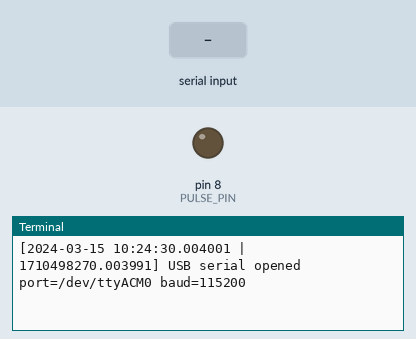
Bench run of a program on a simulated Raspberry Pi (header pin numbers), started with the arguments Hello Hello. Parts: output pins drawn as LEDs (lit = HIGH), the last lines printed to the terminal. The inputs (shaded band) are chosen by the test bench. The clock reads 2024-03-15 10:24:30 at power-on unless the program sets it; files the program writes start out absent; the camera gives no picture and a still takes 0.5 s; threads take turns every 2 ms.

Above: at 1.2 s.
1.3 s: "READY\n" received over the second serial link
At 2.5 s:
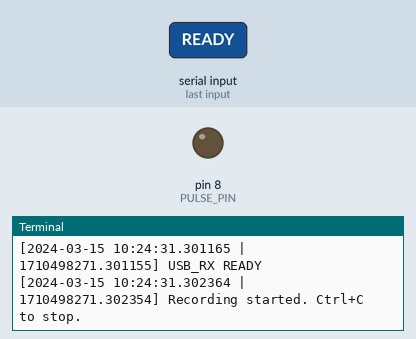
2.8 s: "1\n" received over the second serial link
At 3.7 s:
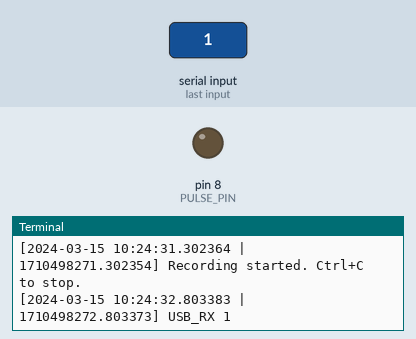

The program:

camera_rec.py
```python
#!/usr/bin/env python
# -*- coding: utf-8 -*-

"""
Python 2.7 (Raspberry Pi):
- Record H.264 video with PiCamera
- Emit TTL pulse on ONE GPIO pin (BOARD 8) once per completed camera frame
- Print to terminal:
    * when GPIO goes HIGH
    * when GPIO goes LOW
    * when a USB serial line is received from Arduino

Usage:
    python record_cam_terminal.py <animal_id> <session_id>

Output video:
    YYYYMMDD_HHMMSS_<animal_id>_<session_id>.h264
"""

import datetime
import io
import sys
import time
import threading

import picamera
import RPi.GPIO as GPIO

# requires pyserial on the Pi: sudo pip install pyserial
import serial


# ----------------------------
# Configuration
# ----------------------------
GPIO_MODE = GPIO.BOARD
PULSE_PIN = 8
PULSE_LEN_S = 0.005

RESOLUTION = (640, 480)
FRAMERATE = 30

SERIAL_PORT = "/dev/ttyACM0"   # adjust if needed: /dev/ttyACM1 or /dev/ttyUSB0
SERIAL_BAUD = 115200

RECORD_MAX_S = 24 * 60 * 60


# ----------------------------
# Utilities
# ----------------------------
def ts():
    """
    Timestamp string for terminal logs.
    Python 2.7 doesn't have time_ns/monotonic_ns, so we use:
      - wall clock seconds with micro-ish precision as float
      - plus a human-readable datetime
    """
    t = time.time()
    # Keep both: ISO-like and epoch seconds
    return "%s | %.6f" % (datetime.datetime.now().strftime("%Y-%m-%d %H:%M:%S.%f"), t)


_print_lock = threading.Lock()

def log(msg):
    with _print_lock:
        sys.stdout.write("[%s] %s\n" % (ts(), msg))
        sys.stdout.flush()


# ----------------------------
# GPIO
# ----------------------------
def setup_gpio(pin):
    GPIO.setwarnings(False)
    GPIO.setmode(GPIO_MODE)
    GPIO.setup(pin, GPIO.OUT, initial=GPIO.LOW)


def pulse(pulse_len_s=PULSE_LEN_S, pin=PULSE_PIN):
    """
    Emit TTL pulse and print exact transition moments to terminal.
    """
    GPIO.output(pin, GPIO.HIGH)
    log("GPIO_HIGH pin=%s" % str(pin))

    time.sleep(pulse_len_s)

    GPIO.output(pin, GPIO.LOW)
    log("GPIO_LOW  pin=%s" % str(pin))


# ----------------------------
# USB Serial reader (Arduino -> Pi)
# ----------------------------
class SerialReader(object):
    def __init__(self, port, baud):
        self.port = port
        self.baud = baud
        self.stop_evt = threading.Event()
        self.thread = threading.Thread(target=self._run)
        self.thread.daemon = True
        self.ser = None

    def start(self):
        self.ser = serial.Serial(self.port, self.baud, timeout=0.2)
        log("USB serial opened port=%s baud=%s" % (self.port, str(self.baud)))

        # Optional: read a bit at startup so you see READY lines
        t0 = time.time()
        while time.time() - t0 < 2.0:
            line = self._readline()
            if line:
                log("USB_RX %s" % line)
                if line.startswith("READY"):
                    break

        self.thread.start()

    def _readline(self):
        try:
            raw = self.ser.readline()
            if not raw:
                return ""
            # strip \r\n and make safe printable
            return raw.decode("utf-8", "ignore").strip()
        except Exception:
            return ""

    def _run(self):
        while not self.stop_evt.is_set():
            line = self._readline()
            if line:
                log("USB_RX %s" % line)

    def close(self):
        self.stop_evt.set()
        try:
            self.thread.join(1.0)
        except Exception:
            pass
        try:
            if self.ser:
                self.ser.close()
        except Exception:
            pass
        log("USB serial closed")


# ----------------------------
# PiCamera output wrapper: pulse per completed frame
# ----------------------------
class PulseOnFrameComplete(io.RawIOBase):
    def __init__(self, camera, filename):
        self.camera = camera
        self.video_output = io.open(filename, "wb")

    def write(self, buf):
        n = self.video_output.write(buf)

        # When frame completes, emit pulse in a thread so write() isn't blocked
        if self.camera.frame.complete:
            t = threading.Thread(target=pulse)
            t.daemon = True
            t.start()

        return n

    def close(self):
        try:
            if not self.video_output.closed:
                self.video_output.close()
        finally:
            io.RawIOBase.close(self)


# ----------------------------
# Main
# ----------------------------
def main():
    if len(sys.argv) < 3:
        sys.stdout.write("Error: You need to provide animal and session IDs\n")
        sys.stdout.write("Usage: python record_cam_terminal.py <animal_id> <session_id>\n")
        return 1

    animal_id = sys.argv[1]
    session_id = sys.argv[2]

    base = datetime.datetime.now().strftime("%Y%m%d_%H%M%S_") + animal_id + "_" + session_id
    video_fn = base + ".h264"

    setup_gpio(PULSE_PIN)

    serial_reader = None
    cam = None
    writer = None

    try:
        log("Saving video: %s" % video_fn)

        # Start Arduino USB RX logging (non-fatal if missing)
        try:
            serial_reader = SerialReader(SERIAL_PORT, SERIAL_BAUD)
            serial_reader.start()
        except Exception as e:
            log("WARNING: could not open serial %s (%s). Continuing without USB RX logging." %
                (SERIAL_PORT, str(e)))
            serial_reader = None

        cam = picamera.PiCamera()
        cam.resolution = RESOLUTION
        cam.framerate = FRAMERATE

        # Preview is optional; disable if headless
        cam.start_preview(fullscreen=False, window=(0, 0, RESOLUTION[0], RESOLUTION[1]))

        writer = PulseOnFrameComplete(cam, video_fn)
        cam.start_recording(writer, format="h264")

        log("Recording started. Ctrl+C to stop.")
        cam.wait_recording(RECORD_MAX_S)

        return 0

    except KeyboardInterrupt:
        log("Stopping (KeyboardInterrupt).")
        return 0

    finally:
        # Stop camera cleanly
        try:
            if cam:
                try:
                    cam.stop_recording()
                except Exception:
                    pass
                try:
                    cam.stop_preview()
                except Exception:
                    pass
                try:
                    cam.close()
                except Exception:
                    pass
        finally:
            try:
                if writer:
                    writer.close()
            except Exception:
                pass

            if serial_reader:
                serial_reader.close()

            # Ensure GPIO low and cleanup
            try:
                GPIO.output(PULSE_PIN, GPIO.LOW)
            except Exception:
                pass
            try:
                GPIO.cleanup()
            except Exception:
                pass

            log("Clean exit.")

if __name__ == "__main__":
    sys.exit(main())
```

Measured:
- after the input at 1.3 s, the terminal: prints a new line at once (image 1)
- after the input at 2.8 s, the terminal: prints a new line at once (image 2)
